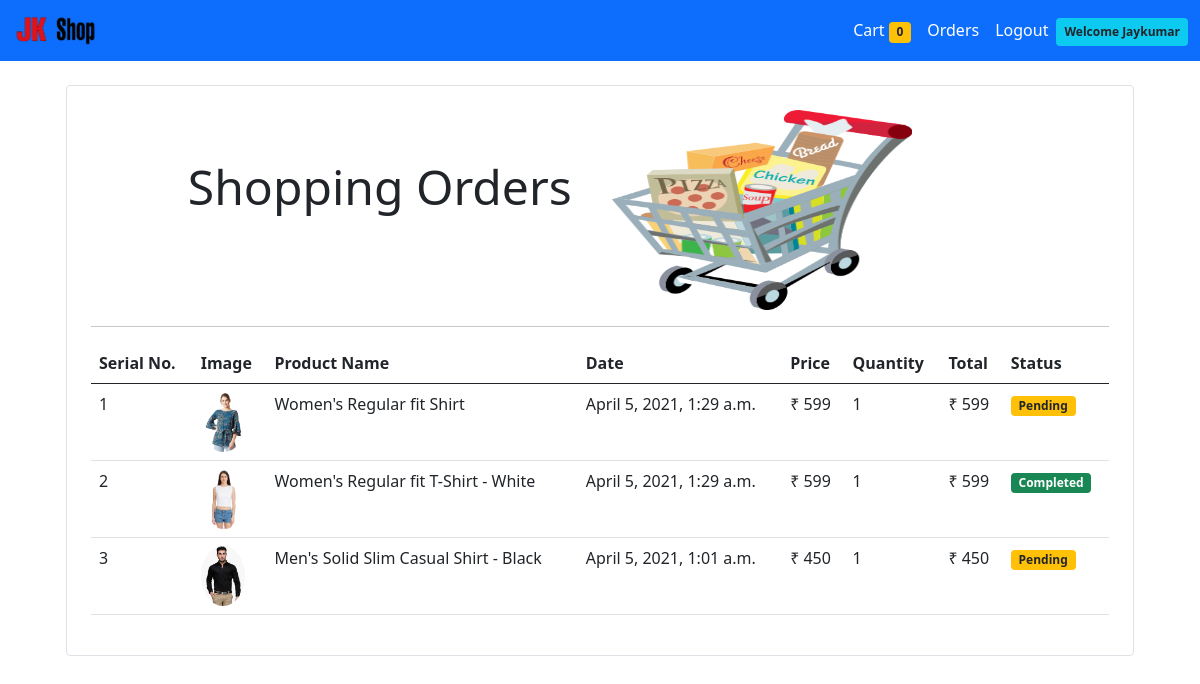
The page /orders (signed in) on the database its author committed.
### store/models/orders.py (models this page shows, shortened)
class Order(models.Model):
    product = models.ForeignKey(Product, on_delete=models.CASCADE)
    customer = models.ForeignKey(Customer, on_delete=models.CASCADE)
    quantity = models.IntegerField(default=1)
    price = models.IntegerField()
    address = models.CharField(max_length=100, default='', blank=True)
    phone = models.CharField(max_length=15, default='', blank=True)
    date = models.DateTimeField(default=datetime.datetime.now())
    status = models.BooleanField(default=False)
    @staticmethod
    def get_orders_by_customer(customer_id):
        return Order.objects.filter(customer=customer_id).order_by('-date')
    class Meta:
        db_table = 'Order'

### store/models/product.py (models this page shows, shortened)
class Product(models.Model):
    name = models.CharField(max_length=50)
    price = models.IntegerField(default=0)
    category = models.ForeignKey(Category, on_delete=models.CASCADE, default=1)
    description = models.CharField(max_length=200, default='')
    image = models.ImageField(upload_to='uploads/products/')
    class Meta:
        db_table = 'Product'

### store/middlewares/auth.py (the view)
    def middleware(request):
        returnUrl = request.META['PATH_INFO']
        if not request.session.get('customer_id'):
            return redirect(f'login?return_url={returnUrl}')
        response = get_response(request)
        return response

### store/templatetags/custom_filter.py (called while the page is built)
@register.filter(name='currency')
def currency(number):
    return "₹ " + str(number)

@register.filter(name='multiply')
def multiply(number, number1):
    return number * number1

### store/views/orders.py (called while the page is built)
    def get(self, request):
        customer = request.session.get('customer_id')
        orders = Order.get_orders_by_customer(customer)
        return render(request, 'store/orders.html', {'orders': orders})

### store/templates/store/orders.html
{% extends 'base.html' %}
{% block content %}
{% load cart %}
{% load custom_filter %}
{% load static %}
<div class="container">
    <div class="border rounded p-4 m-4">
         <div class="row mx-auto">
            <div class="col-lg-1">
            </div>
            <div class="col-lg-5 pt-5">
                <h3 class="display-5">Shopping Orders</h3>
            </div>
            <div class="col-lg-6">
                <img src="{% static 'store/image/orders.png' %}" alt="eshop" height="200px" width="300px">
            </div>
        </div>
        <hr>
        <table class="table table-hover">
            <thead>
            <tr>
                <th>Serial No.</th>
                <th>Image</th>
                <th>Product Name</th>
                <th>Date</th>
                <th>Price</th>
                <th>Quantity</th>
                <th>Total</th>
                <th>Status</th>
            </tr>
            </thead>
            <tbody>
            {% for order in orders %}
            <tr>
                <td>{{ forloop.counter }}</td>
                <td><img class="rounded-circle" src="{{ order.product.image.url }}" alt="" height="60px"></td>
                <td>{{ order.product.name }}</td>
                <td>{{ order.date}}</td>
                <td>{{ order.price|currency }}</td>
                <td>{{ order.quantity}}</td>
                <td>{{ order.quantity|multiply:order.price|currency }}</td>
                {% if order.status %}
                <td><small class="badge bg-success">Completed</small></td>
                {%else%}
                <td><small class="badge bg-warning text-dark">Pending</small></td>
                {% endif %}
            </tr>
            {% endfor %}
            </tbody>
        </table>
    </div>
</div>
{% endblock %}

### rows shown on the page
Order: product.image (picture), product.name "Women's Regular fit Shirt", date "April 5, 2021, 1:29 a.m.", price "₹ 599", quantity "1", quantity|multiply "₹ 599", status "Pending"
Order: product.image (picture), product.name "Women's Regular fit T-Shirt - White", date "April 5, 2021, 1:29 a.m.", price "₹ 599", quantity "1", quantity|multiply "₹ 599", status "Completed"
Order: product.image (picture), product.name "Men's Solid Slim Casual Shirt - Black", date "April 5, 2021, 1:01 a.m.", price "₹ 450", quantity "1", quantity|multiply "₹ 450", status "Pending"

### other values the page prints
{{ request.session.cart.keys|length }} "0"
{{ request.session.customer_name }} "Jaykumar"
